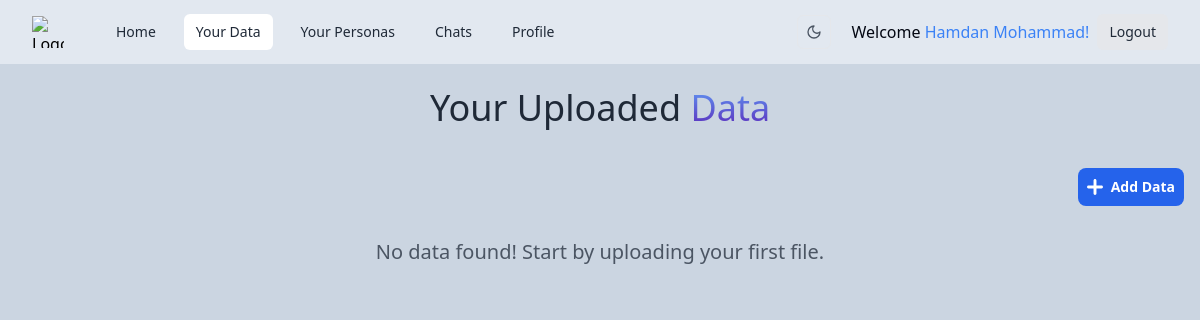
Before: /data (signed in) with the older database file.
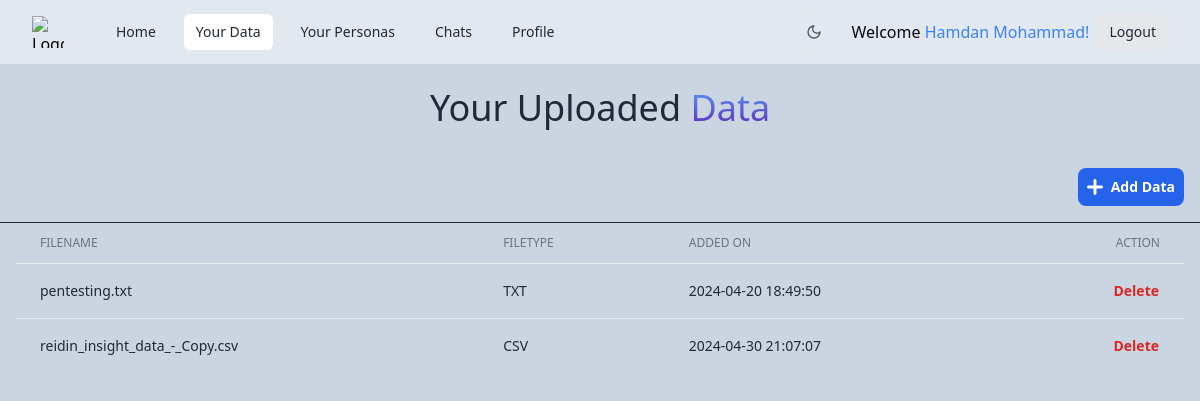
After: the same page with the newer database file.
### models.py (models this page shows, shortened)
class User(UserMixin, db.Model):
    id = db.Column("id", db.Integer, primary_key=True)
    name = db.Column(db.String(100), nullable=False)
    username = db.Column(db.String(100), unique=True, nullable=False)
    email = db.Column(db.String(100), unique=True, nullable=False)
    password = db.Column(db.String(100), nullable=False)
    personas = db.relationship('Persona', backref='user', lazy='dynamic')
    data = db.relationship('Data', backref='user', lazy='dynamic')
    conversations = db.relationship('Conversation', backref='user', lazy='dynamic')
    messages = db.relationship('Message', backref='user', lazy='dynamic')

class Data(db.Model):
    _id = db.Column("id", db.Integer, primary_key=True)
    datatype = db.Column(db.String(50), nullable=False)
    filepath = db.Column(db.String(500), nullable=False)
    added_on = db.Column(db.DateTime, nullable=False, default=db.func.now())
    user_id = db.Column(db.Integer, db.ForeignKey('user.id'), nullable=False)
    personas = db.relationship('Persona', backref='data', lazy='dynamic')

### app.py (the view, shortened to what this page needs)
@app.route('/data', methods=['GET', 'POST'])
@login_required
def data():
    files_list = Data.query.filter_by(user_id=session['_user_id']).all()
    form = UploadFileForm()
    return render_template('data.html', form=form, files=files_list)

### app.py (called while the page is built)
@login_manager.user_loader
def load_user(user_id):
    return User.query.get(int(user_id))

### templates/data.html (shortened to what this page needs)
{% extends 'base.html' %}
{% block content %}
<div class="max-w-3xl text-center mx-auto py-6">
  <h1 class="block font-medium text-gray-800 dark:text-gray-200 text-xl sm:text-2xl md:text-3xl lg:text-4xl">
    Your Uploaded <span
      class="bg-clip-text bg-gradient-to-t from-violet-800 to-blue-400 dark:from-blue-300 dark:to-violet-800 text-transparent">
      Data</span>
  </h1>
</div>
<div class="flex justify-end items-center">
  <button type="button"
    class="m-4 p-2 inline-flex items-center gap-x-2 text-sm font-semibold rounded-lg border border-transparent bg-blue-600 text-white hover:bg-blue-700 disabled:opacity-50 disabled:pointer-events-none dark:focus:outline-none dark:focus:ring-1 dark:focus:ring-gray-600"
    data-hs-overlay="#hs-static-backdrop-modal">
    Add Data
  </button>
</div>
{% if files %}
<hr class="border-gray-800">
<div class="flex flex-col px-4">
  <div class="-m-1.5 overflow-x-auto">
    <div class="p-1.5 min-w-full inline-block align-middle">
      <div class="overflow-hidden">
        <table class="min-w-full divide-y divide-gray-200 dark:divide-gray-700">
          <thead>
            <tr>
              <th scope="col" class="px-6 py-3 text-start text-xs font-medium text-gray-500 uppercase">Filename</th>
              <th scope="col" class="px-6 py-3 text-start text-xs font-medium text-gray-500 uppercase">Filetype</th>
              <th scope="col" class="px-6 py-3 text-start text-xs font-medium text-gray-500 uppercase">Added On</th>
              <th scope="col" class="px-6 py-3 text-end text-xs font-medium text-gray-500 uppercase">Action</th>
            </tr>
          </thead>
          <tbody class="divide-y divide-gray-200 dark:divide-gray-700">
            {% for file in files %}
            <tr class="hover:bg-gray-100 dark:hover:bg-gray-700">
              <td class="px-6 py-4 whitespace-nowrap text-sm font-medium text-gray-800 dark:text-gray-200">
                {{ file.filepath.removeprefix("/static/uploads/") }}
              </td>
              <td class="px-6 py-4 whitespace-nowrap text-sm text-gray-800 dark:text-gray-200">
                {{ file.datatype.upper() }}
              </td>
              <td class="px-6 py-4 whitespace-nowrap text-sm text-gray-800 dark:text-gray-200">
                {{ file.added_on }}
              </td>
              <td class="px-6 py-4 whitespace-nowrap text-end text-sm font-medium">
                <form method="post" action="{{ url_for('data') }}">
                  <button type="submit" name="delete-data"
                    onclick="return confirm('Are you sure you want to delete this data?')"
                    class="inline-flex items-center gap-x-2 text-sm font-semibold rounded-lg border border-transparent text-red-600 hover:text-red-800 disabled:opacity-50 disabled:pointer-events-none dark:text-red-500 dark:hover:text-red-400 dark:focus:outline-none dark:focus:ring-1 dark:focus:ring-gray-600">Delete</button>
                </form>
              </td>
            </tr>
            {% endfor %}
          </tbody>
        </table>
      </div>
    </div>
  </div>
</div>
{% else %}
<p class="mt-4 text-xl text-center text-gray-600 dark:text-gray-400">
  No data found! Start by uploading your first file.
</p>
{% endif %}
{% endblock %}

### templates/base.html (shortened to what this page needs)
<!DOCTYPE html>
<html>
<head>
	<link rel="stylesheet" href="{{ url_for('static',filename='dist/css/output.css') }}">
</head>
<body class="dark:bg-slate-900 bg-slate-300 h-full items-center py-16
	[&::-webkit-scrollbar]:w-2
  [&::-webkit-scrollbar-track]:bg-gray-100
  [&::-webkit-scrollbar-thumb]:bg-gray-400
  dark:[&::-webkit-scrollbar-track]:bg-slate-700
  dark:[&::-webkit-scrollbar-thumb]:bg-slate-500">
	<nav class="navbar bg-slate-200 dark:bg-gray-800">
		<div class="max-w-7xl mx-auto px-4 sm:px-6 lg:px-8">
			<div class="flex items-center justify-between h-16">
				<div class="flex items-center">
					<a href="#" class="flex-shrink-0">
						<img class="h-8 w-8" src="https://tailwindui.com/img/logos/workflow-mark-indigo-500.svg" alt="Logo">
					</a>
					<div class="hidden md:block">
						<div class="ml-10 flex items-baseline space-x-4">
							<a href="{{ url_for('index') }}"
								class="{% if request.path == url_for('index') %}text-gray-800 dark:text-gray-200 bg-white dark:bg-gray-600 {% else %} text-gray-800 dark:text-gray-300 hover:bg-gray-100 dark:hover:bg-gray-700 hover:text-gray-900 dark:hover:text-white{% endif %} px-3 py-2 rounded-md text-sm font-medium">
								Home</a>
							{% if current_user.is_authenticated %}
							<a href="{{ url_for('data') }}"
								class="{% if request.path == url_for('data') %}text-gray-800 dark:text-gray-200 bg-white dark:bg-gray-600 {% else %} text-gray-800 dark:text-gray-300 hover:bg-gray-100 dark:hover:bg-gray-700 hover:text-gray-900 dark:hover:text-white{% endif %} px-3 py-2 rounded-md text-sm font-medium">
								Your Data</a>
							<a href="{{ url_for('personas') }}"
								class="{% if request.path == url_for('personas') %}text-gray-800 dark:text-gray-200 bg-white dark:bg-gray-600 {% else %} text-gray-800 dark:text-gray-300 hover:bg-gray-100 dark:hover:bg-gray-700 hover:text-gray-900 dark:hover:text-white{% endif %} px-3 py-2 rounded-md text-sm font-medium">
								Your Personas</a>
							<a href="{{ url_for('chats') }}"
								class="{% if request.path == url_for('chats') %}text-gray-800 dark:text-gray-200 bg-white dark:bg-gray-600 {% else %} text-gray-800 dark:text-gray-300 hover:bg-gray-100 dark:hover:bg-gray-700 hover:text-gray-900 dark:hover:text-white{% endif %} px-3 py-2 rounded-md text-sm font-medium">
								Chats</a>
							<a href="{{ url_for('profile') }}"
								class="{% if request.path == url_for('profile') %}text-gray-800 dark:text-gray-200 bg-white dark:bg-gray-600 {% else %} text-gray-800 dark:text-gray-300 hover:bg-gray-100 dark:hover:bg-gray-700 hover:text-gray-900 dark:hover:text-white{% endif %} px-3 py-2 rounded-md text-sm font-medium">
								Profile</a>
							{% endif %}
						</div>
					</div>
				</div>
				<div class="hidden md:block">
					<div class="ml-4 flex items-center md:ml-6">
						<div>
							<button type="button"
								class="mx-3 p-2 border hover:border-gray-300 dark:hover:border-gray-600 rounded-md hs-dark-mode-active:hidden block hs-dark-mode group flex items-center text-gray-600 hover:text-blue-600 font-medium dark:text-gray-400 dark:hover:text-gray-500"
								data-hs-theme-click-value="dark">
								<svg class="flex-shrink-0 size-4" xmlns="http://www.w3.org/2000/svg" width="24" height="24"
									viewBox="0 0 24 24" fill="none" stroke="currentColor" stroke-width="2" stroke-linecap="round"
									stroke-linejoin="round">
									<path d="M12 3a6 6 0 0 0 9 9 9 9 0 1 1-9-9Z" />
								</svg>
							</button>
						</div>
						{% if current_user.is_authenticated %}
						<p class="p-2 text-gray-950 dark:text-white">Welcome
							<span class="font-medium text-blue-500">{{ current_user.name }}!</span></p>
						<a href="{{ url_for('logout') }}"
							class="bg-gray-200 dark:bg-gray-900 text-gray-800 dark:text-white px-3 py-2 rounded-md text-sm font-medium">
							Logout</a>
						{% else %}
						<a href="{{ url_for('login') }}"
							class="bg-gray-200 dark:bg-gray-900 text-gray-800 dark:text-white px-3 py-2 rounded-md text-sm font-medium">
							Login</a>
						{% endif %}
					</div>
				</div>
			</div>
		</div>
	</nav>
	{% block content %}{% endblock %}
</body>
</html>

### templates/base.html (style rules this page uses)
.navbar { position: fixed; top: 0; left: 0; right: 0; z-index: 50; }

Changed rows visible on the page:
added Data: filepath.removeprefix "pentesting.txt", datatype "TXT", added_on "2024-04-20 18:49:50"
added Data: filepath.removeprefix "reidin_insight_data_-_Copy.csv", datatype "CSV", added_on "2024-04-30 21:07:07"
Other visible differences:
text no longer shown: "No data found! Start by uploading your first file."
text now shown: "FILENAME FILETYPE ADDED ON ACTION"
